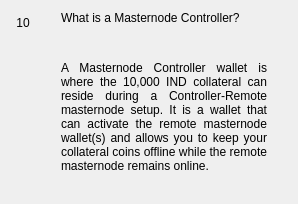
                  <widget class="QWidget" name="widgetFaq10" native="true">
                   <layout class="QHBoxLayout" name="horizontalpage_10" stretch="0,1">
                    <item alignment="Qt::AlignTop">
                     <widget class="QLabel" name="labelNumber10">
                      <property name="minimumSize">
                       <size>
                        <width>24</width>
                        <height>24</height>
                       </size>
                      </property>
                      <property name="maximumSize">
                       <size>
                        <width>16777215</width>
                        <height>24</height>
                       </size>
                      </property>
                      <property name="text">
                       <string>10</string>
                      </property>
                      <property name="alignment">
                       <set>Qt::AlignCenter</set>
                      </property>
                     </widget>
                    </item>
                    <item>
                     <layout class="QVBoxLayout" name="verticalLayoutpage_10">
                      <property name="leftMargin">
                       <number>20</number>
                      </property>
                      <property name="rightMargin">
                       <number>20</number>
                      </property>
                      <item>
                       <widget class="QLabel" name="labelSubtitle10">
                        <property name="text">
                         <string>What is a Masternode Controller?</string>
                        </property>
                        <property name="wordWrap">
                         <bool>true</bool>
                        </property>
                       </widget>
                      </item>
                      <item>
                       <spacer name="verticalSpacer_100">
                        <property name="orientation">
                         <enum>Qt::Vertical</enum>
                        </property>
                        <property name="sizeType">
                         <enum>QSizePolicy::Fixed</enum>
                        </property>
                        <property name="sizeHint" stdset="0">
                         <size>
                          <width>20</width>
                          <height>30</height>
                         </size>
                        </property>
                       </spacer>
                      </item>
                      <item>
                       <widget class="QLabel" name="labelContent10">
                        <property name="text">
                         <string>&lt;html&gt;&lt;head/&gt;&lt;body&gt;&lt;p align=&quot;justify&quot;&gt;A Masternode Controller wallet is where the 10,000 IND collateral can reside during a Controller-Remote masternode setup. It is a wallet that can activate the remote masternode wallet(s) and allows you to keep your collateral coins offline while the remote masternode remains online. &lt;/p&gt;&lt;/body&gt;&lt;/html&gt;</string>
                        </property>
                        <property name="alignment">
                         <set>Qt::AlignLeading|Qt::AlignLeft|Qt::AlignTop</set>
                        </property>
                        <property name="wordWrap">
                         <bool>true</bool>
                        </property>
                       </widget>
                      </item>
                      <item>
                       <spacer name="verticalSpacer_92">
                        <property name="orientation">
                         <enum>Qt::Vertical</enum>
                        </property>
                        <property name="sizeHint" stdset="0">
                         <size>
                          <width>20</width>
                          <height>20</height>
                         </size>
                        </property>
                       </spacer>
                      </item>
                     </layout>
                    </item>
                   </layout>
                  </widget>
